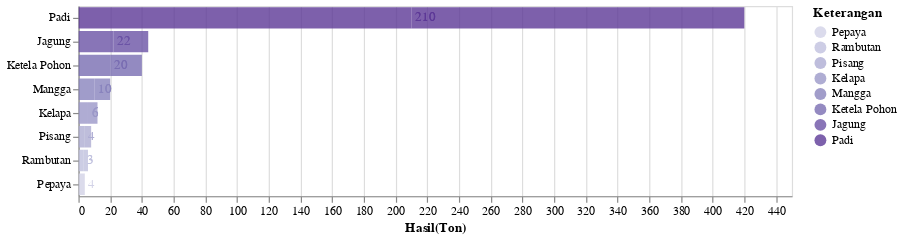

Write notebook code for a chart like this one.
### Code cell
df3_2 = data1('Hasil Petanian')
df3_2 = df3_2.dropna()
plot3_2 = plot_4(df3_2,'Hasil(Ton)','',600)
plot3_2

### Figure 1 — Vega-Lite specification as saved in the notebook (floating-point values rounded to 4 significant figures)
{"config": {"view": {"continuousWidth": 400, "continuousHeight": 300}}, "layer": [{"mark": {"type": "bar", "opacity": 0.8}, "encoding": {"color": {"condition": {"type": "ordinal", "field": "Keterangan", "scale": {"scheme": "purples"}, "sort": "x", "selection": "selector113"}, "value": "lightgray"}, "x": {"type": "quantitative", "axis": {"tickMinStep": 1}, "field": "N", "title": "Hasil(Ton)"}, "y": {"type": "ordinal", "field": "Keterangan", "sort": "-x", "title": ""}}}, {"mark": {"type": "text", "align": "left", "baseline": "middle", "dx": 3}, "encoding": {"color": {"condition": {"type": "ordinal", "field": "Keterangan", "scale": {"scheme": "purples"}, "sort": "x", "selection": "selector113"}, "value": "lightgray"}, "text": {"type": "quantitative", "field": "N"}, "tooltip": [{"type": "quantitative", "field": "Tahun"}, {"type": "nominal", "field": "Keterangan"}, {"type": "quantitative", "field": "N"}, {"type": "nominal", "field": "Satuan"}], "x": {"type": "quantitative", "axis": {"tickMinStep": 1}, "field": "N", "title": "Hasil(Ton)"}, "y": {"type": "ordinal", "field": "Keterangan", "sort": "-x", "title": ""}}, "selection": {"selector136": {"type": "interval", "bind": "scales", "encodings": ["x", "y"]}, "selector113": {"type": "single", "encodings": ["y", "color"]}}}], "data": {"name": "data-4ab599c2b0e6fc1e49e27c06ef57f3d9"}, "width": 600, "$schema": "https://vega.github.io/schema/vega-lite/v4.8.1.json", "datasets": {"data-4ab599c2b0e6fc1e49e27c06ef57f3d9": [{"Tahun": 2017, "Kode": 11, "Data": "Hasil Petanian", "Kode Kategori": 11.1, "Kategori": "Padi dan Palawija", "Keterangan": "Padi", "N": 210.0, "Satuan": "Ton"}, {"Tahun": 2017, "Kode": 11, "Data": "Hasil Petanian", "Kode Kategori": 11.1, "Kategori": "Padi dan Palawija", "Keterangan": "Jagung", "N": 22.0, "Satuan": "Ton"}, {"Tahun": 2017, "Kode": 11, "Data": "Hasil Petanian", "Kode Kategori": 11.1, "Kategori": "Padi dan Palawija", "Keterangan": "Ketela Pohon", "N": 20.0, "Satuan": "Ton"}, {"Tahun": 2017, "Kode": 11, "Data": "Hasil Petanian", "Kode Kategori": 11.3, "Kategori": "Buah", "Keterangan": "Pisang", "N": 4.0, "Satuan": "Ton"}, {"Tahun": 2017, "Kode": 11, "Data": "Hasil Petanian", "Kode Kategori": 11.3, "Kategori": "Buah", "Keterangan": "Mangga", "N": 10.0, "Satuan": "Ton"}, {"Tahun": 2017, "Kode": 11, "Data": "Hasil Petanian", "Kode Kategori": 11.3, "Kategori": "Buah", "Keterangan": "Rambutan", "N": 3.0, "Satuan": "Ton"}, {"Tahun": 2017, "Kode": 11, "Data": "Hasil Petanian", "Kode Kategori": 11.4, "Kategori": "Perkebunan", "Keterangan": "Kelapa", "N": 6.0, "Satuan": "Ton"}, {"Tahun": 2019, "Kode": 11, "Data": "Hasil Petanian", "Kode Kategori": 11.1, "Kategori": "Padi dan Palawija", "Keterangan": "Padi", "N": 210.0, "Satuan": "Ton"}, {"Tahun": 2019, "Kode": 11, "Data": "Hasil Petanian", "Kode Kategori": 11.1, "Kategori": "Padi dan Palawija", "Keterangan": "Jagung", "N": 22.0, "Satuan": "Ton"}, {"Tahun": 2019, "Kode": 11, "Data": "Hasil Petanian", "Kode Kategori": 11.1, "Kategori": "Padi dan Palawija", "Keterangan": "Ketela Pohon", "N": 20.0, "Satuan": "Ton"}, {"Tahun": 2019, "Kode": 11, "Data": "Hasil Petanian", "Kode Kategori": 11.3, "Kategori": "Buah", "Keterangan": "Pisang", "N": 4.0, "Satuan": "Ton"}, {"Tahun": 2019, "Kode": 11, "Data": "Hasil Petanian", "Kode Kategori": 11.3, "Kategori": "Buah", "Keterangan": "Pepaya", "N": 4.0, "Satuan": "Ton"}, {"Tahun": 2019, "Kode": 11, "Data": "Hasil Petanian", "Kode Kategori": 11.3, "Kategori": "Buah", "Keterangan": "Mangga", "N": 10.0, "Satuan": "Ton"}, {"Tahun": 2019, "Kode": 11, "Data": "Hasil Petanian", "Kode Kategori": 11.3, "Kategori": "Buah", "Keterangan": "Rambutan", "N": 3.0, "Satuan": "Ton"}, {"Tahun": 2019, "Kode": 11, "Data": "Hasil Petanian", "Kode Kategori": 11.4, "Kategori": "Perkebunan", "Keterangan": "Kelapa", "N": 6.0, "Satuan": "Ton"}]}}
